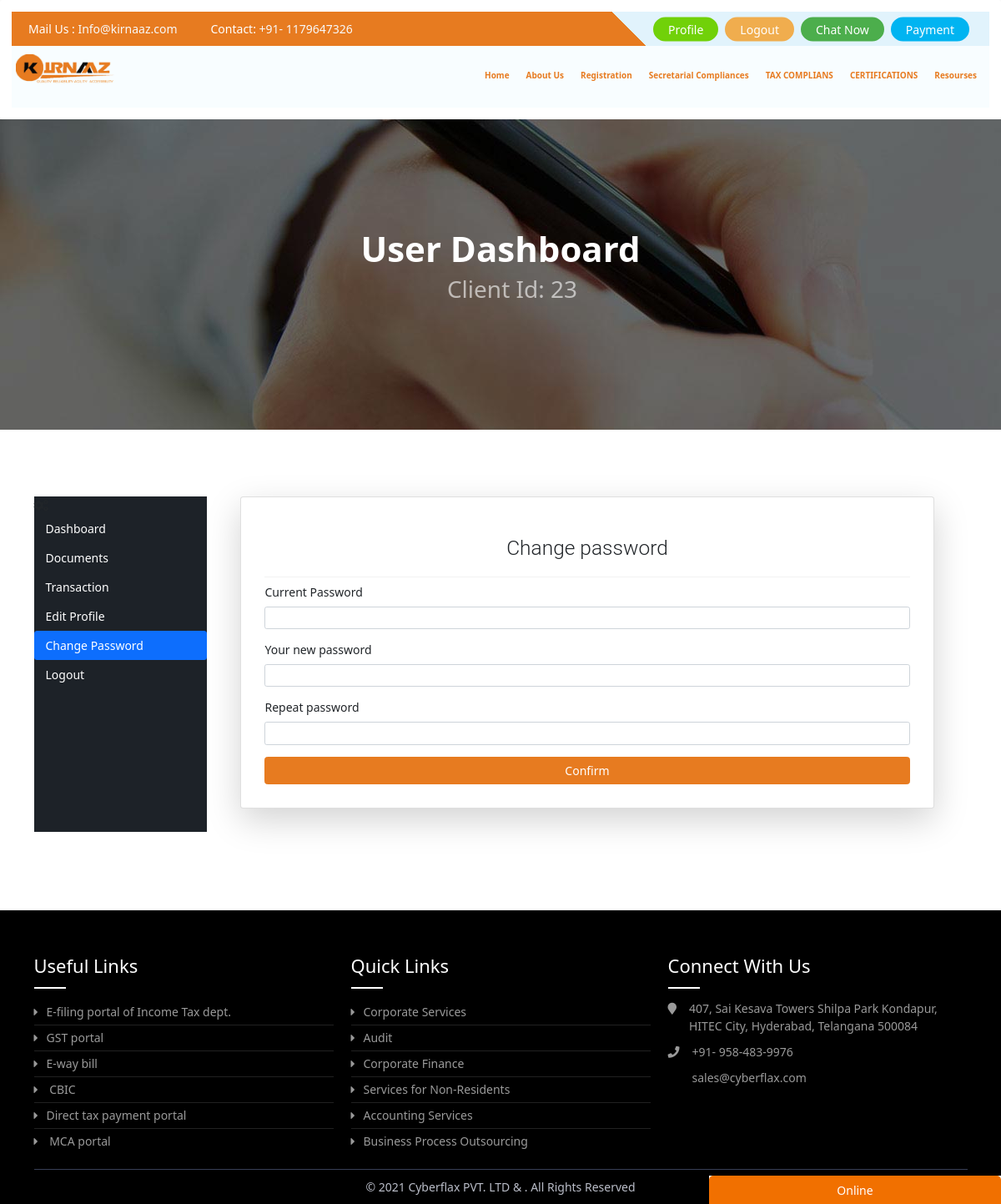
Screenshot of /profile/changepass/ (signed in) with the database file from the repository.
### othernavs/models.py (models this page shows, shortened)
class Registration(models.Model):
    title = models.CharField(max_length=50)
    slug = models.SlugField(blank=True)

### Home/views.py (the view)
# urls.py: path('profile/changepass/', views.changepass, name="changepass"),
@login_required(login_url='memberlogin')
def changepass(request):
    return render(request,'changepass.html')

### Home/context_processors.py (called while the page is built)
def regfunc(request):
   Registrations = Registration.objects.all()
   othernavregob = othernavreg.objects.all()
   tfiling = TaxFiling.objects.all()
   messages =  conversation.objects.filter(msgby=request.user.id).order_by('time') if request.user.is_authenticated else []
   res= {
      'Registrations':Registrations,
      'othernavreg':othernavregob,
      'tfiling':tfiling,
      'msg':messages,
      'editnames':editname,
      'choices' : BlogNews().Getchoices
   }
   return res

### Home/models.py (called while the page is built)
    def Getchoices(self):
        return self.Tchoice

### templates/changepass.html (shortened to what this page needs)
 {% extends 'profilebase.html' %}
{% block pbody %}
<div class="card login-form  shadow-lg p-3 mb-5 bg-white rounded" style="padding: 1;">
	<div class="card-body">
		<h3 class="card-title text-center">Change password</h3>
		<div class="card-text">
			<form id="changepass">
				<div class="form-group">
					<label for="exampleInputEmail1">Current Password</label>
					<input type="password" name='cpass' class="form-control form-control-sm" required>
				</div><div class="form-group">
					<label for="exampleInputEmail1">Your new password</label>
					<input type="password" name='npass' class="form-control form-control-sm" required>
				</div>
				<div class="form-group">
					<label for="exampleInputEmail1">Repeat password</label>
					<input type="password" name='rnpass' class="form-control form-control-sm" required>
				</div>
				<button type="submit" class="btn btn-primary btn-block submit-btn"  style="background-color:#e77b20; border-color:#e77b20;">Confirm</button>
			</form>
		</div>
	</div>
</div>
{% endblock %}

### templates/profilebase.html (shortened to what this page needs)
{% extends 'basic.html' %}
{% load static %}
{% block content %}
        <div class="dashboard-page">
            <body data-new-gr-c-s-check-loaded="14.1024.0" data-gr-ext-installed="">
                <div class="breadcrumb-area" style='    background-image: url({% static 'images/bg-landing.jpg'%});'>
                    <div class="container">
                        <div class="row">
                            <div class="col-lg-12">
                                <div class="breadcrumb-inner">
                                    <h2 class="page-title"> User Dashboard
                                    </h2>
                                    <ul class="page-list">
                                      <h2> Client Id: {{request.user.id}}</h2>
                                    </ul>
                                </div>
                            </div>
                        </div>
                    </div>
                </div>
                <section class="login-page-wrapper">
                    <div class="container">
                        <div class="row ">
                            <div class="col-lg-12">
                                <div class="user-dashboard-wrapper">
                                    <ul class="nav nav-pills mb-3" id="pills-tab" role="tablist">
                                        <li class="mobile_nav">
                                            <i class="fa fa-cogs"></i>
                                        </li>
                                        <li class="nav-item">{% url 'profile' as profile %}
                                            <a class="nav-link  {% if request.path == profile %}active{% endif %} " href="{{profile}}">Dashboard</a>
                                        </li>
                                        <li class="nav-item">{% url 'documents' as documents %}
                                            <a class="nav-link {% if request.path == documents %}active{% endif %}" href="{{documents}}">Documents</a>
                                        </li>
                                        <li class="nav-item">
                                        {% url 'bookings' as ubooking %}
                                            <a class="nav-link {% if request.path == ubooking %}active{% endif %}" href="{{ubooking}}">Transaction</a>
                                        </li>
                                        <li class="nav-item">{% url 'editprofile' as editprofile %}
                                            <a class="nav-link {% if request.path == editprofile %}active{% endif %}" href="{{editprofile}}">Edit
                                                Profile</a>
                                        </li>
                                        <li class="nav-item">{% url 'changepass' as changepass %}
                                            <a class="nav-link  {% if request.path == changepass %}active{% endif %}" href="{{changepass}}">Change
                                                Password</a>
                                        </li>
                                        <li class="nav-item">
                                            <a class="nav-link" href="{% url 'logout' %}">Logout
                                            </a>
                                        </li>
                                    </ul>
                                    <div class="tab-content" style="width: 100%;">
                                    {% block pbody %}{% endblock %}
                                    </div>
                                </div>
                            </div>
                        </div>
                    </div>
                </section>
{% endblock %}

### templates/header.html (shortened to what this page needs)
{% load static %}
<header class="shadow-lg p-3 	bg-white rounded">
      <div class="top-nav">
        <div class="call">Mail Us : <a href="mailto:Info@kirnaaz.com" class="text-light"> Info@kirnaaz.com</a> </div>
        <div class="call">Contact: <a href="tel:+911179647326" class="text-light">+91- 1179647326</a>
		</div>
        <div class="right">
          <ul>
          {% if user.is_authenticated %}
            <li><a href="{% url 'profile' %}" style="--color:#71d109">Profile</a></li>
            <li><a href="{% url 'logout' %}" style="--color:#f0ad4e">Logout</a></li>
          {% else %}
            <li><a href="{% url 'memberlogin' %}" style="--color:#f0ad4e">Login</a></li>
            <li><a href="{% url 'membersignup' %}" style="--color:#71d109">Signup</a></li>{% endif %}
            <li><a href="#" style="--color:#4cae4c" onclick="show()">Chat Now</a></li>
            <li><a href="{% url "payment" %}" style="--color:#01b4f1">Payment</a></li>
          </ul>
        </div>
      </div>
      <div class="nav-bar">
        <div class="logo">
          <img src="{% static 'images/logo.jpeg' %}" alt="">
        </div>
        <nav>
          <ul>
            <li><a href="{% url 'index' %}">Home</a>
            </li>
            <li><a href="{% url 'about' %}">About Us</a>
            </li>
            <li><a href="#">Registration</a>
            </li>
            {% for data in othernavreg %}
            <li ><a href="#">{{data.title}}</a>
            </li>
            {% endfor %}
			 <li ><a href="#">Resourses</a>
			  </li>
          </ul>
        </nav>
      </div>
    </header>

### cflax/static/css/main.css (style rules this page uses)
* { margin: 0; padding: 0; }
body, html { overflow-x: hidden; margin: 0; padding: 0; color: #56595c; font-size: 14px; font-family:system-ui; -webkit-font-smoothing: subpixel-antialiased; text-rendering: optimizeLegibility; line-height: 24px; font-weight: 400; font-style: normal; }
.top-nav { background: #e77b20!important; }
.top-nav { display: flex; position: relative; overflow: hidden; }
.top-nav .call { margin: 10px 20px; font-size: 14px; color: #fff; font-family:system-ui; cursor: pointer; }
.top-nav .right { position: absolute; right: 0; padding: 0 20px 0 45px; background: #e1f3fc; height: 100%; color: #fff; }
.top-nav .right::before { content: ""; position: absolute; top: 0; left: 0; width: 40px; height: 100%; background: linear-gradient(225deg, #e1f3fc 50%, #e77b20 50%); }
.top-nav ul { list-style-type: none; display: flex; margin: 0; top: 50%; transform: translateY(-50%); position: relative; padding: 0; }
.top-nav ul li { margin: 0 4px; }
.top-nav ul li a { padding: 2px 16px; border: 2px solid var(--color); background: var(--color); color: #fff; border-radius: 20px; transition: 0.3s; display: inline-block; }
.nav-bar { padding: 10px 60px; width: 100%; background: #f8fdff; height: 60px; position: relative; z-index: 999; }
.nav-bar .logo { float: left; display: block; }
.nav-bar .logo img { width: auto; height: 40px; }
.nav-bar nav { float: right; }
.nav-bar nav ul { display: flex; list-style-type: none; margin: 0; padding: 0; }
.nav-bar nav ul li { margin: 4px 0px; line-height: 40px; height: 40px; display: block; }
.nav-bar nav ul li a { color: #e77b20; font-weight: 600; padding: 4px 10px; font-family:system-ui; }
.index-page a:focus, a, a:hover { outline: none; text-decoration: none; }
a, a:focus, a:hover { outline: none; text-decoration: none; }
a { color: #000; text-decoration: none; background-color: transparent; -webkit-text-decoration-skip: objects; transition: all 0.2s ease-in-out 0s; }
@media (min-device-width: 768px) and (max-device-width: 1023px) { .nav-bar nav ul li a { font-size: 10px; } }
@media (min-device-width: 768px) and (max-device-width: 1023px) { .nav-bar { position: relative; width: 100%; height: 74px; padding: 10px 5px; } }
a { text-decoration: none!important; }

### accountent/css/dashboard.css (style rules this page uses)
.dashboard-page .user-dashboard-wrapper { padding: 80px 0; display: flex; }
.dashboard-page .user-dashboard-wrapper > ul { display: inline-block; width: 260px; background-color: #1d2228; padding-bottom: 5px; }
.dashboard-page .breadcrumb-area { background-image: linear-gradient(90deg , #9cbcfd 60% , #fff); }
.dashboard-page .breadcrumb-inner { display: flex; justify-content: center; align-items: center; padding: 130px 10px; flex-direction: column; }
.dashboard-page .page-title { color: #ffff; font-weight: 600; font-size: 42px; }
.dashboard-page .page-list { display: flex; color: #ffffff99; list-style: none; }
.dashboard-page .user-dashboard-wrapper .nav-item a { color: #fff; }
.dashboard-page .login-page-wrapper { display: flex; }
.dashboard-page .tab-content { padding: 0 40px; }

### templates/basic.html (style rules this page uses)
.card { border: 0; border-radius: 0px; margin-bottom: 30px; -webkit-box-shadow: 0 2px 3px rgba(0, 0, 0, 0.03); box-shadow: 0 2px 3px rgba(0, 0, 0, 0.03); -webkit-transition: .5s; transition: .5s }
body { background-color: #f9f9fa }
.card-title { font-family: Roboto, sans-serif; font-weight: 300; line-height: 1.5; margin-bottom: 0; padding: 15px 20px; border-bottom: 1px solid rgba(77, 82, 89, 0.07) }
button, input, optgroup, select, textarea { font-family: Roboto, sans-serif; font-weight: 300 }

### rows the page displays
Registration: title "Secretarial Compliances"
Registration: title "TAX COMPLIANS"
Registration: title "CERTIFICATIONS"

### other values shown
{{ request.user.id }} "23"
